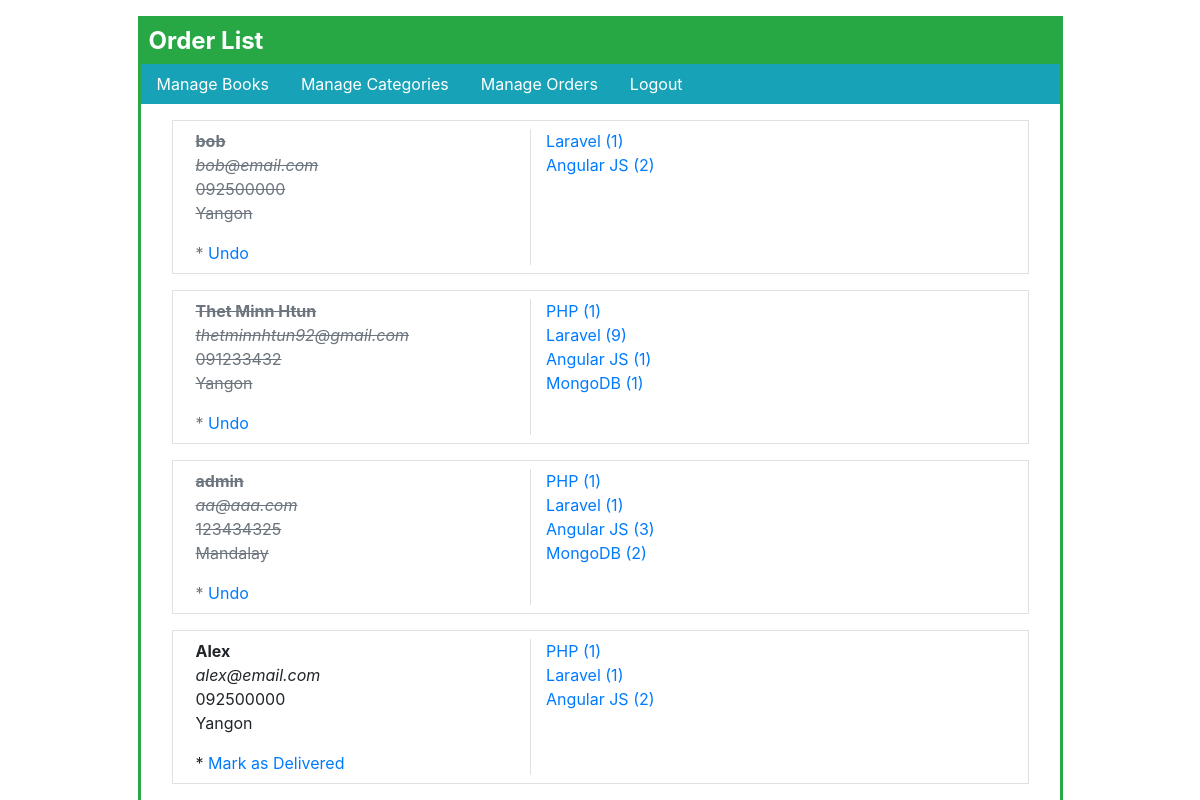
/admin/orders.php (signed in), run on the app's committed database.
### tables this page shows
CREATE TABLE `orders` (
  `id` int(11) NOT NULL,
  `name` varchar(255) NOT NULL,
  `email` varchar(255) NOT NULL,
  `phone` varchar(255) NOT NULL,
  `address` text NOT NULL,
  `status` int(1) NOT NULL,
  `created_date` datetime NOT NULL,
  `modified_date` datetime NOT NULL
);

CREATE TABLE `order_items` (
  `id` int(11) NOT NULL,
  `book_id` int(11) NOT NULL,
  `order_id` int(11) NOT NULL,
  `qty` int(11) NOT NULL
);

CREATE TABLE `books` (
  `id` int(11) NOT NULL,
  `title` varchar(255) NOT NULL,
  `author` varchar(255) NOT NULL,
  `summary` text NOT NULL,
  `price` float NOT NULL,
  `category_id` int(11) NOT NULL,
  `cover` varchar(255) NOT NULL,
  `created_date` datetime NOT NULL,
  `modified_date` datetime NOT NULL
);

### admin/orders.php (the view, shortened to what this page needs)
<?php
$title = "Order List";include '../layouts/header-admin.php';
?>
<div class="col-md-10 offset-md-1 border border-success b-w-3 mt-3 p-0">
	<h1 class="bg-success text-white p-2 font-b font-24 mb-0">Order List</h1>
	<?php
	include '../layouts/nav-admin.php';
	include "confs/config.php";
	?>
	<div class="container">
		<?php
			$orders = mysqli_query($conn, "SELECT * FROM orders");
			while ($order = mysqli_fetch_assoc($orders)):
		?>
		<div class="row border p-2 m-3">
			<?php if($order['status']==0): ?>
				<div class="col-md-5">
			<?php else: ?>
				<div class="col-md-5 text-muted" id="delivered">
			<?php endif; ?>
				<b class="d-block"><?= $order['name']; ?></b>
				<i class="d-block"><?= $order['email']; ?></i>
				<span class="d-block"><?= $order['phone']; ?></span>
				<p><?= $order['address']; ?></p>
				<?php if($order['status']): ?>
					* <a href="order-status.php?status=0&id=<?= $order['id']; ?>">Undo</a>
				<?php else: ?>
					* <a href="order-status.php?status=1&id=<?= $order['id']; ?>">Mark as Delivered</a>
				<?php endif; ?>
			</div>
			<div class="col-md-7 border-left">
				<?php
				$order_id = $order['id'];
				$items = mysqli_query($conn, "SELECT order_items.*,books.title FROM order_items LEFT JOIN
					books ON order_items.book_id = books.id WHERE order_items.order_id = $order_id");
				while($item = mysqli_fetch_assoc($items)):
				?>
				<a href="../book-detail.php?id=<?= $item['book_id']; ?>" class="d-block">
					<?= $item['title']; ?> (<?= $item['qty']; ?>)
				</a>
				<?php endwhile; ?>
			</div>
		</div>
		<?php endwhile; ?>
	</div>
</div>
<?php include '../layouts/footer.php';?>

### layouts/header-admin.php (shortened to what this page needs)
<!doctype html>
<html>
    <head>
        <link rel="stylesheet" href="../assets/bootstrap/dist/css/bootstrap.min.css">
        <link rel="stylesheet" href="../assets/css/style.css">
    </head>
    <body>
<div class="container">

### layouts/nav-admin.php
<nav class="nav bg-info">
  <a class="nav-link text-white " href="book-list.php">Manage Books</a>
  <a class="nav-link text-white " href="cat-list.php">Manage Categories</a>
  <a class="nav-link text-white " href="orders.php">Manage Orders</a>
  <a class="nav-link text-white " href="logout.php">Logout</a>
</nav>

### layouts/footer.php (shortened to what this page needs)
    </body>
</html>

### assets/css/style.css (style rules this page uses)
.b-w-3 { border-width: 3px !important; }
.font-24 { font-size: 24px; }
.font-b { font-weight: bold; }
#delivered b, #delivered i, #delivered span, #delivered p { text-decoration: line-through !important; }

### data on the page
orders: name "bob", email "bob@email.com", phone "092500000", address "Yangon"
order_items: book.title "Laravel", qty "1"
order_items: book.title "Angular JS", qty "2"
orders: name "Thet Minn Htun", email "thetminnhtun92@gmail.com", phone "091233432", address "Yangon"
order_items: book.title "PHP", qty "1"
order_items: book.title "Laravel", qty "9"
order_items: book.title "Angular JS", qty "1"
order_items: book.title "MongoDB", qty "1"
orders: name "admin", email "aa@aaa.com", phone "123434325", address "Mandalay"
order_items: book.title "PHP", qty "1"
order_items: book.title "Laravel", qty "1"
order_items: book.title "Angular JS", qty "3"
order_items: book.title "MongoDB", qty "2"
orders: name "Alex", email "alex@email.com", phone "092500000", address "Yangon"
order_items: book.title "PHP", qty "1"
order_items: book.title "Laravel", qty "1"
order_items: book.title "Angular JS", qty "2"
